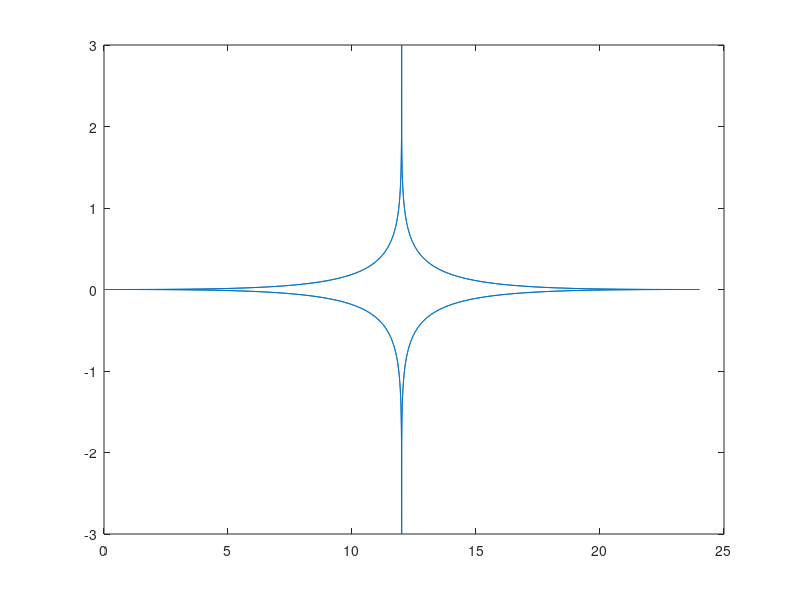

This figure's MATLAB source: (Note: this script raises an error after producing the figure.)
% Motion of a swimmer driven by CPG
% Updated 24 Jan 2024 with omega turn term

addpath(genpath('./helpers'))

%% Set the parameters.

% *** Filament parameters. ***

N = 10; % number of links
gamma = 1/70; % ratio between the hydrodynamic drag coefficients (1/2 for Stokes flow, 1/70 for agar gel)
Sp = 4; % Sperm number (typical range 1-10)
kd = 1; % Bending stiffness (default = 1)
L = ones(1,N); % Lengths of the segments (default = 1)

% *** CPG model parameters ***

% for core model
omega = 2*pi; % T=1 unit for intrinsic oscillation
tau = 8; % Strength of the active torque
coup = 0.1; % Oscillators coupling strength
coupR = coup; % Differential coupling (not in use currently)

% for variable proprioception
t_switch = 50; % how often proprioception sign switches
sigma_1 = @(t) 12*(1-cos(2*pi*t/t_switch)^9);

% for omega-turns
sigma_2 = @(t) 3*sin(2*pi*t/t_switch/1)^5;
alpha_omega = 0.99*tau/kd;%2*(rand-1/2) * tau/kd; % target angle at each junction, maximum absolute value is tau/kd
K_omega = 2*omega; % how fast the target angle will be reached

% Pack the physical parameters in the params structure.
params = struct();
params.N = N;params.gamma = gamma;params.Sp=Sp;params.kd=kd;params.L=L;
params.omega=omega;params.tau=tau;params.coup=coup;params.coupR=coupR;
params.sigma_1 = sigma_1;
params.sigma_2 = sigma_2;
params.K_omega = K_omega; params.alpha_omega = alpha_omega;

% Simulation options
T=100; % final time
tpnum=T*50; % number of time steps
tps=linspace(0,T,tpnum); % time step vector
opts = odeset('RelTol',1e-10,'AbsTol',1e-10);

% Plot the sigma_1-sigma_2 function. 
sig1 =zeros(1,length(tps));
sig2 =zeros(1,length(tps));
for i=1:length(tps)
    sig1(i) = sigma_1(tps(i));
    sig2(i) = sigma_2(tps(i));
end
figure(2);clf;plot(sig1,sig2);
%axis equal

% Output options.
Itraj=1; % 1: to visualise trajecotry
IMovie=0; % 1: to generate a movie

%Initial condition. (x,y,theta,alpha_1...alpha_N-1)

% z0 = [0;0;2*pi*rand;0*ones(N-1,1)]; % initial geometry
z0 = [0;0;0;0*ones(N-1,1)]; 

p0 = zeros(N-1,1); % initial CPG state

init = [z0;p0];

%% Solve the equation.

dZ=@(t,z) cpg_sym(t,z,params);
tic
[tps,traj]=ode15s(dZ,tps,init,opts);
toc

%% post-processing

Xc=[];Yc=[];
X1=[];Y1=[];
for i = 1:length(tps)
     [X,Y,TH]=coordinates_filament(traj(i,:),params);
     Xc=[Xc sum(X)/(N+1)];Yc=[Yc sum(Y)/(N+1)];
     X1=[X1 X(1)];
     Y1=[Y1 Y(1)];
end

figsize = 400;

iframe=15;

%-------- draw trajectories
if Itraj==1
fig7=figure(7);clf;
set(gcf, 'Position',  [1,1,946,894])
for i=1:iframe:length(tps)%i=length(tps)-1000:10:length(tps)
    plot(Xc(1:i),Yc(1:i),'k','LineWidth',2)
    hold on
    plot(X1(1:i),Y1(1:i),'k')
    [X,Y,TH]=coordinates_filament(traj(i,:),params);
    plot(X,Y,'b','LineWidth',6)
    hold off     
    axis equal
    set(gca,'FontSize',20)
    title(['$T$ =',num2str(tps(i))],'Interpreter','latex')
    drawnow
end


fig8=figure(8);clf;
set(gcf, 'Position',  [figsize, 640, figsize, figsize])
    hold on
for i=1:100:length(tps)%floor(0.1*length(tps)):17:length(tps)
    [X,Y,TH]=coordinates_filament(traj(i,:),params);
    plot(X,Y,'LineWidth',3)    
end
    xlabel('$x$','FontSize',14,'Interpreter','latex');
    ylabel('$y$','FontSize',14,'Interpreter','latex');
    set(gca,'TickLabelInterpreter','latex') 
    axis equal
    grid on    
    set(gca,'FontSize',20)
    hold off 


fig9=figure(9);clf;
set(gcf, 'Position',  [2*figsize, 640, figsize, figsize])
    phi1=traj(:,N+3);
    phi2=traj(:,N+4);
    phiD=mod(diff(traj(:,N+3:end),1,2)+pi,2*pi)-pi;
    phiav=mean(phiD,2);
    plot(tps,phiD(:,1)/pi,tps, phiav/pi,'LineWidth',3)  
    hold on
    for i=1:N-2
        plot(tps,phiD(:,i)/pi,'LineWidth',1) 
    end
    hold off
    xlabel('$t$','FontSize',14,'Interpreter','latex');
    ylabel('$\phi_i/\pi$','FontSize',14,'Interpreter','latex');
    set(gca,'TickLabelInterpreter','latex')    
    axis tight
    grid on    
    set(gca,'FontSize',20)
    hold off 


%fig6=figure(6);clf;
%set(gcf, 'Position',  [figsize, 640, figsize*2, figsize])
    Larc=cumsum(L)/sum(L);
    Tarc=tps;
    [Tmesh,Lmesh]=meshgrid(Tarc,Larc(1:end-1));
    
    Phdat=mod(traj(:,N+3:end),2*pi);

fig5=figure(5);clf;
set(gcf, 'Position',  [figsize, 400, figsize*2, figsize*0.5])    
    sA=surf(Tmesh,Lmesh,traj(:,4:N+2)');
    sA.EdgeColor = 'none';
    %image(PhData','CDataMapping','scaled');
    cbA=colorbar;
    colormap jet
    xlabel('time','FontSize',14,'Interpreter','latex');
    ylabel('length','FontSize',14,'Interpreter','latex');
    title('curvature','Interpreter','latex');
    set(gca,'TickLabelInterpreter','latex');    
    set(cbA,'TickLabelInterpreter','latex'); 
    axis tight
    view(0,90)
    grid on    
    set(gca,'FontSize',20)

    Phdat=mod(traj(:,N+3:end),2*pi);
fig6=figure(6);clf;
set(gcf, 'Position',  [figsize, 100, figsize*2, figsize*0.5])    
    sPh=surf(Tmesh,Lmesh,Phdat');
    sPh.EdgeColor = 'none';
    cbPh=colorbar;
    colormap hsv
    xlabel('time','FontSize',14,'Interpreter','latex');
    ylabel('length','FontSize',14,'Interpreter','latex');
    title('phase','Interpreter','latex')
    set(gca,'TickLabelInterpreter','latex')    
    set(cbPh,'TickLabelInterpreter','latex'); 
    set(cbPh,'Limits',[0 2*pi]); 
    set(cbPh,'Ticks',[0 pi 2*pi]);
    set(cbPh,'TickLabels',{'0', '$\pi$', '$2\pi$'});       
    axis tight
    view(0,90)
    grid on    
    set(gca,'FontSize',20)

     

dpi = '-r400';
%saveas(fig5,'fig5','epsc')
%saveas(fig6,'fig6','epsc')
%saveas(fig7,'fig7','epsc') 
%saveas(fig8,'fig8','epsc') 
%saveas(fig9,'fig9','epsc') 

end


% ----------------------------
% Swimming Movie [Imovie=1]
% ----------------------------
if IMovie==1
figure(1);clf

ltot=1;
xmin=min(traj(:,1))-ltot;
xmax=max(traj(:,1))+ltot;
ymin=min(traj(:,2))-ltot;
ymax=max(traj(:,2))+ltot;

ifig=1;
for i=1:3:length(tps)
    plot(traj(1:i,1),traj(1:i,2),'LineWidth',1.3)%trajectory of (x,y)
    hold on
    %title('Trajectory','FontSize',14);
    xlabel('$x$','FontSize',14,'Interpreter','latex');
    ylabel('$y$','FontSize',14,'Interpreter','latex');
    [Xr,Yr,TH]=coordinates_filament(traj(i,:),params);
    %[Xr,Yr]=coordinates_swimmer(traj(i,:));
    plot(Xr,Yr,'k','LineWidth',2)
    axis equal
    axis([xmin xmax ymin ymax])
    set(gca,'FontSize',24)
    set(gca,'TickLabelInterpreter','latex')
    hold off
    drawnow;
    if IMovie==1
    M1(ifig)=getframe(gcf);
%    close
    clf
    ifig=ifig+1;
    end
end

disp('Now.....converting to a MP4 file....')
fps=60;
animtitle=strcat('anim2');
vid1aj = VideoWriter(animtitle,'MPEG-4');
vid1aj.FrameRate=fps;
vid1aj.Quality=100;
open(vid1aj)
for frame = 1:size(M1,2)
   currFrame = M1( frame );   
   writeVideo( vid1aj, currFrame );  
end
close( vid1aj );
disp('.....Completed!')
close;
end
